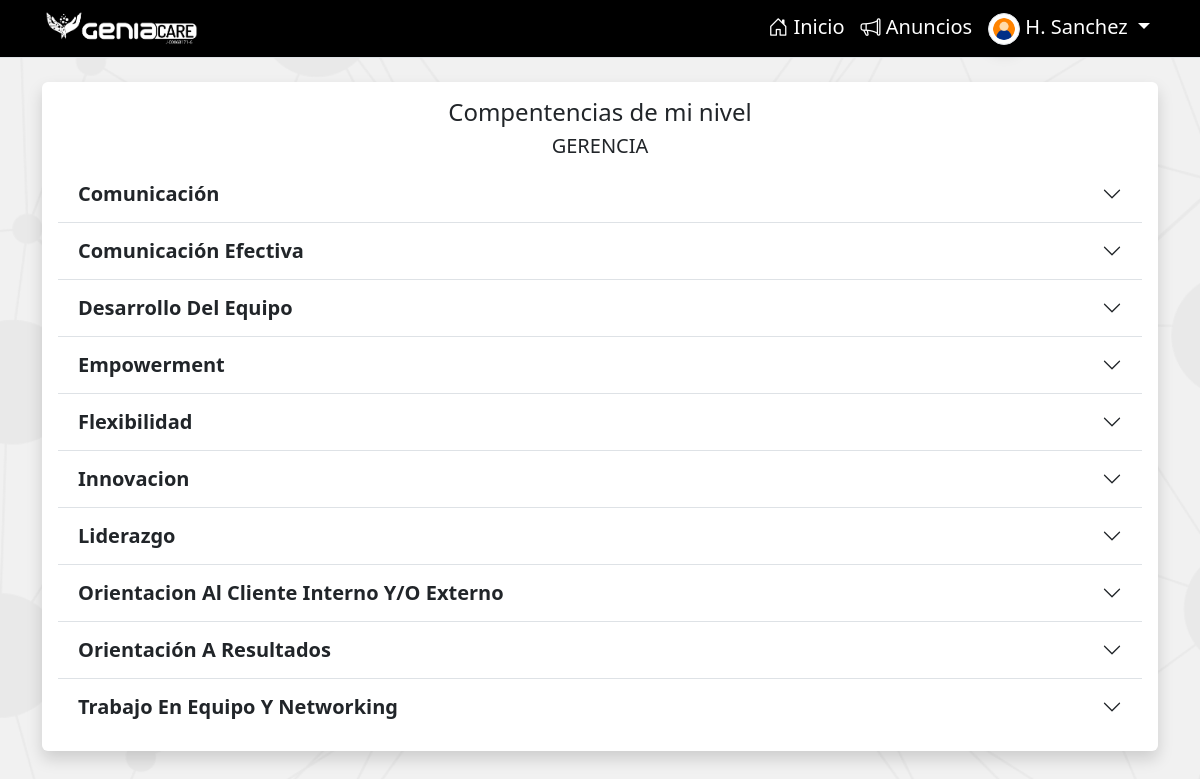
The page /competences/my_level/ (signed in) on the database its author committed.
### performanceGC/models.py (models this page shows, shortened)
class Empleado(models.Model):
    imagen = models.ImageField(upload_to='images/', null=True, blank=True)
    nombre = models.TextField(max_length=200)
    apellido = models.TextField(max_length=200)
    cedula = models.IntegerField(default=0, unique=True)
    ficha = models.IntegerField(default=0, unique=True)
    ceco = models.CharField(max_length=15)
    fechaIngreso = models.DateField('Fecha de Ingreso', null=True, blank=True)
    fechaEgreso = models.DateField(null=True, blank=True)
    fechaNacimiento = models.DateField(null=True, blank=True)
    cargo = models.ForeignKey(Cargo, on_delete=models.CASCADE)
    usuario = models.OneToOneField(
        User, on_delete=models.CASCADE, null=True, blank=True)
    es_evaluado = models.BooleanField(default=True)
    history = HistoricalRecords()
    class Meta:
        ordering = ['ficha']
        verbose_name = 'Empleado'
        verbose_name_plural = 'Empleados'
    def __str__(self):
        return self.nombre + ' ' + self.apellido
    def get_short_name(self):
        return f'{self.nombre[0]}. {self.apellido.split()[0]}'.title()
    def nivel(self):
        return self.cargo.nivel.nivel

class Nivel(models.Model):
    nivel = models.TextField()
    history = HistoricalRecords()
    class Meta:
        ordering = ['nivel']
        verbose_name = 'Clasificación de Nivel'
        verbose_name_plural = 'Clasificación de Niveles'
    def __str__(self) -> str:
        return self.nivel

class Competencias(models.Model):
    nombre = models.CharField(max_length=100)
    descripcion = models.TextField()
    nivel = models.ForeignKey(Nivel, on_delete=models.CASCADE)
    significado1 = models.TextField(blank=True, null=True)
    significado2 = models.TextField(blank=True, null=True)
    significado3 = models.TextField(blank=True, null=True)
    significado4 = models.TextField(blank=True, null=True)
    history = HistoricalRecords()
    class Meta:
        ordering = ['nivel', 'nombre']
        verbose_name = 'Competencia'
        verbose_name_plural = 'Competencias'

### performanceGC/views.py (the view)
# urls.py: path('competences/my_level/' , views.competencias_by_my_level, name='competences'),
@login_required(login_url='signin')
def competencias_by_my_level(request):
    empleado = request.user.empleado
    nivel = empleado.nivel()
    competencias = Competencias.objects.filter(nivel=nivel)
    return render(request, 'competencias_level.html', {
        'competencias': competencias,
        'nivel': nivel
    })

### performanceGC/models.py (called while the page is built)
    def __str__(self):
        return self.nombreText

### performanceGC/templatetags/custom_tags.py (called while the page is built)
@register.filter
def get_file_url(file_field):
    try:
        return file_field.url
    except ValueError:
        return None

### performanceGC/templates/competencias_level.html (shortened to what this page needs)
{% extends 'main.html' %}
{% load static %}
{% block content %}
  <main class="container">
    <section class="row justify-content-center">
      <div class="col">
        <div class="card card-body border-0 shadow mt-4">
          <h4 class="text-center">Compentencias de mi nivel</h4>
          <h5 class="text-center">{{ nivel|capfirst }}</h5>
          <div class="accordion accordion-flush" id="competencesAccordion">
            {% for competencia in competencias %}
              <div class="accordion-item">
                <h2 class="accordion-header" id="flush-heading{{ competencia.id }}"><button class="accordion-button collapsed fw-bold fs-5" type="button" data-bs-toggle="collapse" data-bs-target="#flush-collapse{{ competencia.id }}" aria-expanded="false" aria-controls="flush-collapse{{ competencia.id }}">{{ competencia.nombre|title }}</button></h2>
              </div>
            {% endfor %}
          </div>
        </div>
      </div>
    </section>
  </main>
{% endblock %}

### performanceGC/templates/main.html (shortened to what this page needs)
{% load static %}
{% load custom_tags %}
<!DOCTYPE html>
<html lang="en" >
<head>
  <link rel="stylesheet" href="{% static 'css/styles.css' %}">
  <link rel="stylesheet" href="{% static 'vendor/bootstrap/bootstrap.min.css' %}" />
  <link rel="stylesheet" href="{% static 'vendor/bootstrap-icons/bootstrap-icons.min.css' %}" />
  <link rel="stylesheet" href="{% static 'vendor/select2/css/select2.min.css' %}" />
  <link rel="stylesheet" type="text/css" href="{% static 'vendor/datatables/css/dataTables.dataTables.min.css' %}" />
  <link rel="stylesheet" href="https://cdn.jsdelivr.net/npm/select2-bootstrap-5-theme@1.3.0/dist/select2-bootstrap-5-theme.min.css" />
</head>
<body class="bg-image" style="background-color: #f1f1f1; ">
  <nav class="navbar navbar-expand-lg bg-black border-bottom border-bottom-dark py-1 sticky-md-top" >
    <div class="container">
      <a class="navbar-brand  py-0" href="{% url 'index' %}">
        <img src="{% static 'logo.png' %}" alt="GeniaCare" height="40" class="logo">
      </a>
      {% if user.is_authenticated %}
      <div class="collapse navbar-collapse" id="navbarSupportedContent">
        <ul class="navbar-nav ms-auto mb-2 mb-lg-0">
          <li class="nav-item-gc">
            <a class="nav-link text-white fs-5 bi bi-house-door" aria-current="page" href="{% url 'index' %}"> Inicio</a>
          </li>
          <li class="nav-item-gc">
            <a class="nav-link text-white fs-5 bi bi-megaphone" aria-current="page" href="{% url 'announcements' %}"> Anuncios</a>
          </li>
          <li class="nav-item-g c dropdown ">
            <a class="nav-link dropdown-toggle text-white fs-5" href="" role="button" data-bs-toggle="dropdown"
              aria-expanded="false">
              {% with 'default-avatar.png' as default_avatar_name %}
                    {% static default_avatar_name as default_avatar_url %}
              <img src="{{ user.empleado.imagen|get_file_url|default:default_avatar_url }}"
                             alt="Sin imagen"
                             onerror="this.onerror=null;this.src='{{ default_avatar_url }}';"
                             class="rounded-circle img-fluid img-thumbnail shadow"
                             style="width: 32px; height: 32px;" />
              {% endwith %}
              {{user.empleado.get_short_name}}
            </a>
          </li>
        </ul>
      </div>
      {% endif %}
    </div>
  </nav>
  {% block content %}
  {% endblock %}
</body>
</html>

### rows shown on the page
Nivel: nivel "GERENCIA"
Competencias: nombre "Comunicación"
Competencias: nombre "Comunicación Efectiva"
Competencias: nombre "Desarrollo Del Equipo"
Competencias: nombre "Empowerment"
Competencias: nombre "Flexibilidad"
Competencias: nombre "Innovacion"
Competencias: nombre "Liderazgo"
Competencias: nombre "Orientacion Al Cliente Interno Y/O Externo"
Competencias: nombre "Orientación A Resultados"
Competencias: nombre "Trabajo En Equipo Y Networking"

### other values the page prints
{{ user.empleado.get_short_name }} "H. Sanchez"
